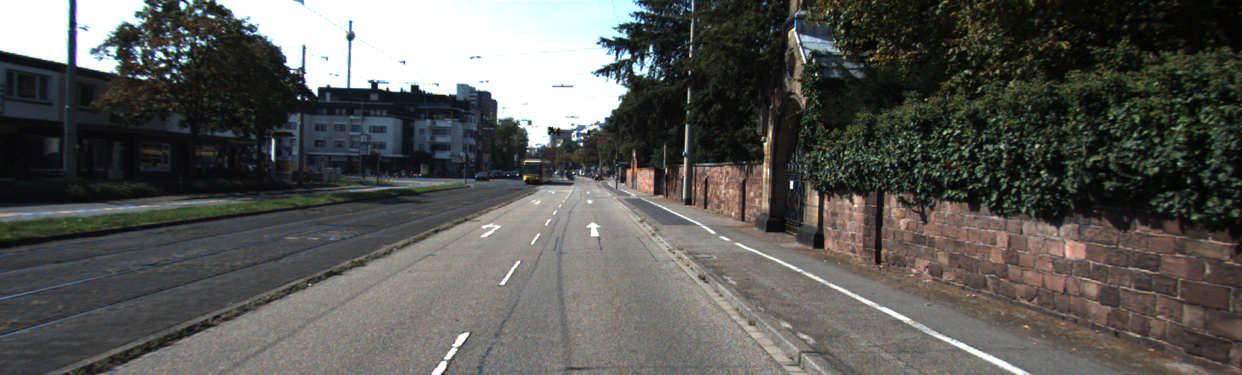
#> input picture test_images/urban_marked/um_000001.png, 1242 x 375 px, found by its file name
$ python lane_detection_image.py
#> lines starting #> are read from the running program, lines starting #| are printed output that depends on the picture; after the words box and inside, x2 and y2 are one past the last pixel; in counts of white or black regions, pixels touching at a corner belong together
#> further down, image is the input picture: shape (375, 1242, 3); mean B, G, R 85.4, 89, 89.1
import cv2
import numpy as np
import math


# image pre-processing
def preprocess_and_cannify(image):
    gray = cv2.cvtColor(image, cv2.COLOR_RGB2GRAY)
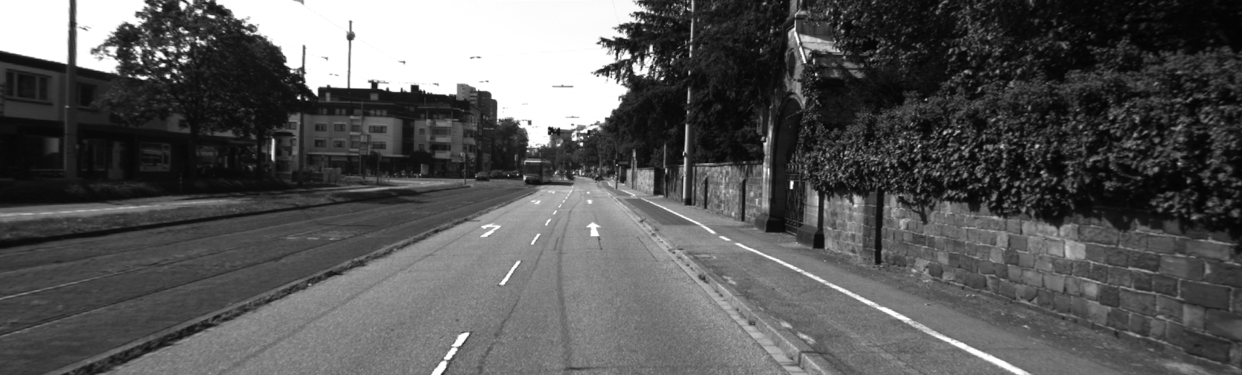
#> gray: shape (375, 1242); min 2, max 255, mean 87.9
    blur = cv2.GaussianBlur(gray, (5, 5), 0)
    edges = cv2.Canny(blur, 50, 150)
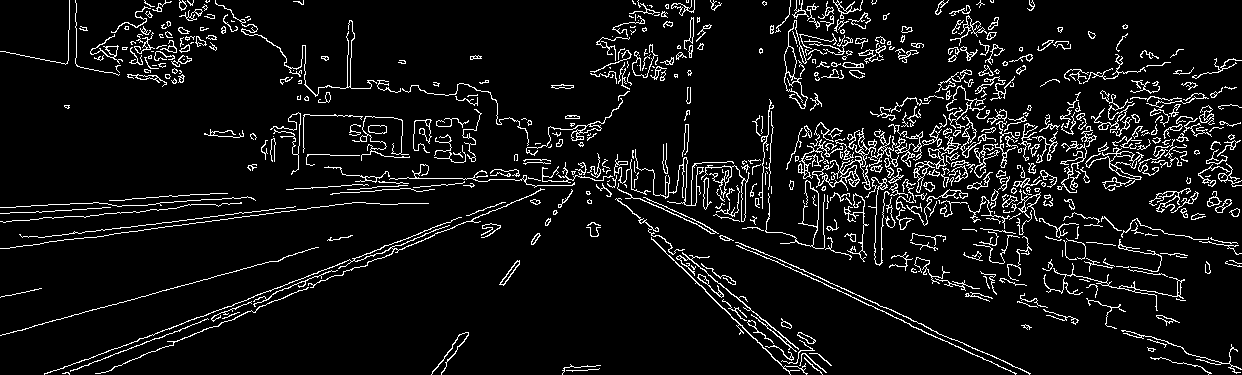
#> edges: shape (375, 1242); 7.4% white in thin lines or dots
    return edges

# helper function to plot the points of the averaged lines
def make_coordinates(image, line_parameters):
    slope, intercept = line_parameters
    y1 = image.shape[0]
    y2 = int(y1 * (3 / 5))
    x1 = int((y1 - intercept) / slope)
    x2 = int((y2 - intercept) / slope)
    return np.array([x1, y1, x2, y2])

# function to find the averaged hough lines for each lane
def average_slope_intercept(image, lines):
    left_lane_line = []
    right_lane_line = []
    for line in lines:
        x1, y1, x2, y2 = line.reshape(4)
        parameter = np.polyfit((x1, x2), (y1, y2), 1)
        slope = parameter[0]
        intercept = parameter[1]
        if math.fabs(slope) < 0.4:
            continue

        if slope < 0:
            left_lane_line.append((slope, intercept))
        else:
            right_lane_line.append((slope, intercept))

    left_fit_average = np.average(left_lane_line, axis=0)
    right_fit_average = np.average(right_lane_line, axis=0)

    left_line = make_coordinates(image, left_fit_average)
    right_line = make_coordinates(image, right_fit_average)

    return np.array([left_line, right_line])

# function to draw hough lines
def display_lines(image, lines):
    line_image = np.zeros_like(image)
    if lines is not None:
        for line in lines:
            x1, y1, x2, y2 = line.reshape(4)
            cv2.line(line_image, (x1, y1), (x2, y2), (0, 0, 255), 3)
    return line_image

# function to mask the image to draw/show hough lines only on required areas
def region_of_interest(image):
    height = image.shape[0]
#> height = 375
    polygon = np.array(
        [[
                (150, height),
                (550, int(height / 2)),
                (620, int(height / 2)),
                (850, height),
        ]]
    )
    mask = np.zeros_like(image)
    cv2.fillPoly(mask, polygon, 255)
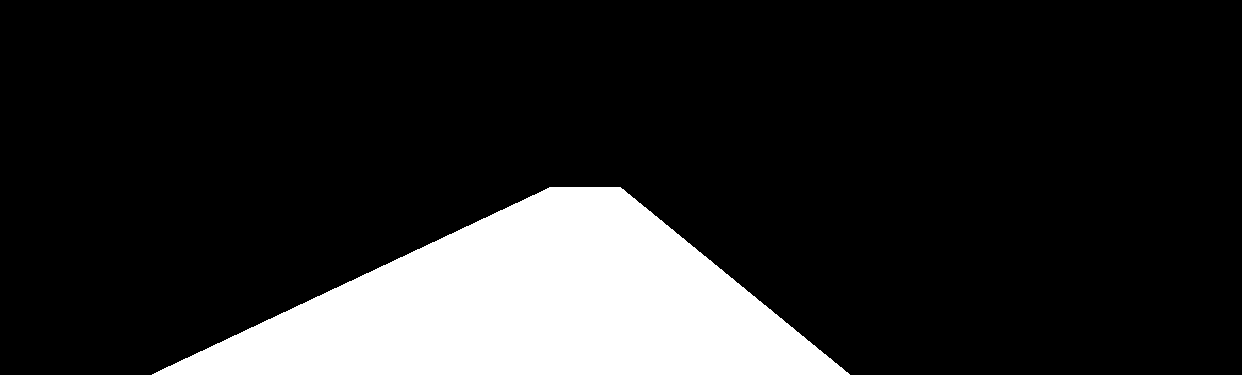
#> mask: shape (375, 1242); 15.5% white; 1 white region, box (x1, y1, x2, y2) and area: (152, 187, 850, 375) 72412
    masked_image = cv2.bitwise_and(image, mask)
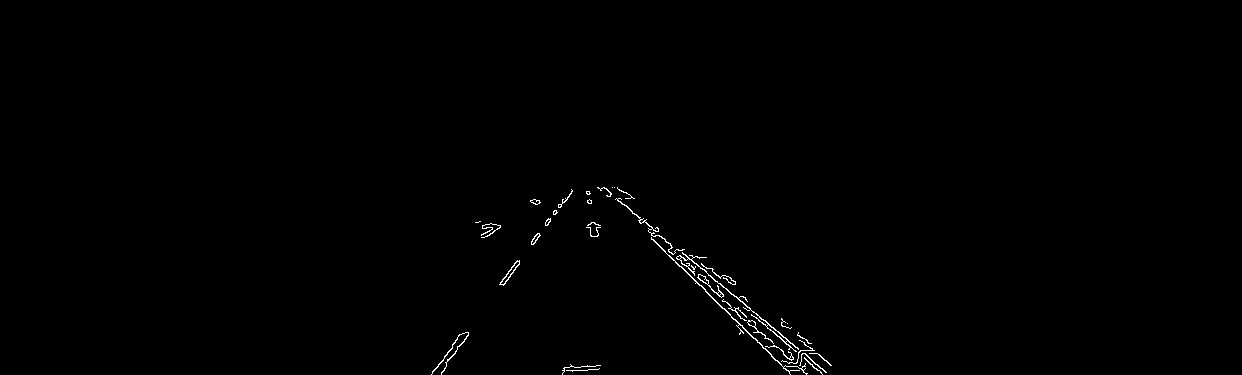
#> masked_image: shape (375, 1242); 0.47% white in thin lines or dots, all inside (x1, y1, x2, y2) = (431, 187, 832, 375)
    return masked_image


image = cv2.imread("/home/arko/Mini_Project/test_images/urban_marked/um_000001.png")

canny_image = preprocess_and_cannify(image)

cropped_image = region_of_interest(canny_image)

lines = cv2.HoughLinesP(cropped_image, 2, np.pi/180, 80, np.array([]), minLineLength=10, maxLineGap=5)
#> lines = 27 rows, first 6: [678, 249, 825, 372], [668, 249, 736, 311], [651, 238, 789, 371], [626, 205, 643, 221], [748, 321, 766, 338], [446, 364, 468, 334]
# print(lines)
averaged_lines = average_slope_intercept(image, lines)
#> the loop in average_slope_intercept, `for line in lines:` made 27 passes
#> (x1, y1, x2, y2, slope, intercept) on passes 1 to 12: (678, 249, 825, 372, 0.837, -318.3), (668, 249, 736, 311, 0.912, -360.1), (651, 238, 789, 371, 0.964, -389.4), (626, 205, 643, 221, 0.941, -384.2), (748, 321, 766, 338, 0.944, -385.4), (446, 364, 468, 334, -1.36, 972.2), (751, 315, 812, 364, 0.803, -288.3), (783, 354, 799, 370, 1, -429), (791, 359, 806, 373, 0.933, -379.3), (737, 308, 755, 325, 0.944, -388.1), (671, 248, 708, 282, 0.919, -368.6), (643, 218, 671, 245, 0.964, -402)
#> after the loop in average_slope_intercept, `for line in lines:`: left_lane_line = [(-1.36, 972.2), (-1.29, 929.1), (-1.44, 1008.1), (-1.3, 932.5), (-1.32, 944)]; right_lane_line = 22 items, first 6: (0.837, -318.3), (0.912, -360.1), (0.964, -389.4), (0.941, -384.2), (0.944, -385.4), (0.803, -288.3)
#> in average_slope_intercept, `left_fit_average = np.average(left_lane_line, axis=0)`: left_fit_average = [-1.34, 957.2]
#> in average_slope_intercept, `right_fit_average = np.average(right_lane_line, axis=0)`: right_fit_average = [0.89, -349.4]
#> in make_coordinates, `slope, intercept = line_parameters`: slope = -1.34; intercept = 957.2
#> in make_coordinates, `x1 = int((y1 - intercept) / slope)`: x1 = 433
#> in make_coordinates, `x2 = int((y2 - intercept) / slope)`: x2 = 544
#> in average_slope_intercept, `left_line = make_coordinates(image, left_fit_average)`: left_line = [433, 375, 544, 225]
#> in average_slope_intercept, `right_line = make_coordinates(image, right_fit_average)`: right_line = [813, 375, 645, 225]
#> averaged_lines = [[433, 375, 544, 225], [813, 375, 645, 225]]
# print(averaged_lines)
line_image = display_lines(image, averaged_lines)
#> the loop in display_lines, `for line in lines:` made 2 passes
# line_image = display_lines(image, lines)
combo_image = cv2.addWeighted(image, 0.9, line_image, 1, 1)
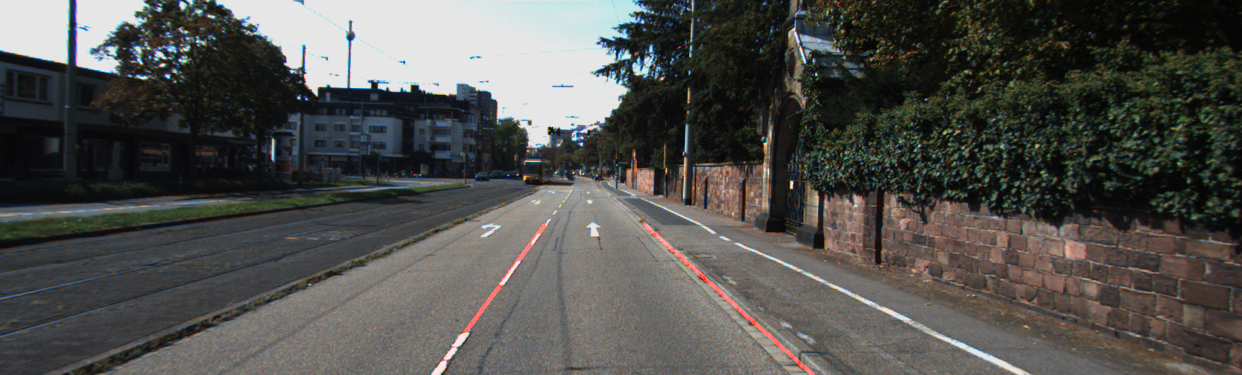
#> combo_image: shape (375, 1242, 3); mean B, G, R 77.8, 81.1, 81.5

cv2.imshow("result", combo_image)
if cv2.waitKey(0):
#> (key Esc is pressed here)
    cv2.destroyAllWindows()

$ run again, with test_images/urban_marked/um_000000.png copied over test_images/urban_marked/um_000001.png
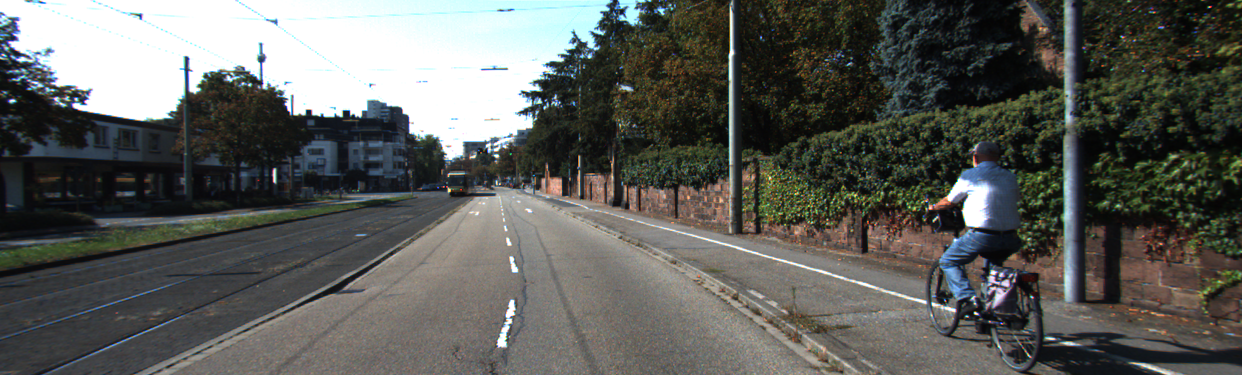
#> input picture test_images/urban_marked/um_000000.png, 1242 x 375 px, found by its file name
#> image is the input picture: shape (375, 1242, 3); mean B, G, R 89.7, 93.9, 92.4
#> in preprocess_and_cannify, `edges = cv2.Canny(blur, 50, 150)`:
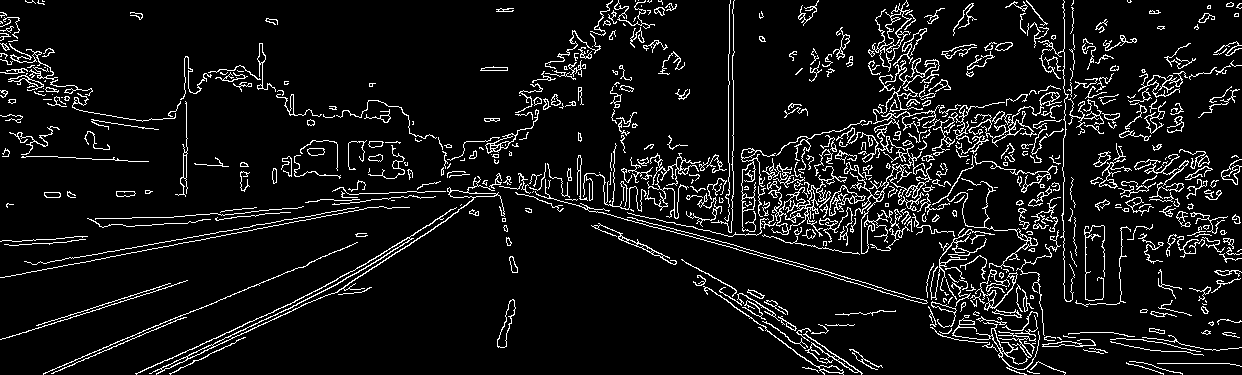
#> edges: shape (375, 1242); 8% white in thin lines or dots
#> mask: shape (375, 1242); 15.5% white; 1 white region, box (x1, y1, x2, y2) and area: (152, 187, 850, 375) 72412
#> masked_image: shape (375, 1242); 0.51% white in thin lines or dots, all inside (x1, y1, x2, y2) = (156, 187, 844, 375)
#> lines = 39 rows, first 6: [156, 374, 325, 295], [727, 295, 756, 315], [577, 188, 592, 199], [720, 295, 769, 331], [592, 226, 631, 244], [637, 244, 673, 264]
#> the loop in average_slope_intercept, `for line in lines:` made 39 passes
#> (x1, y1, x2, y2, slope, intercept) on passes 1 to 8: (156, 374, 325, 295, -0.467, 446.9), (727, 295, 756, 315, 0.69, -206.4), (577, 188, 592, 199, 0.733, -235.1), (720, 295, 769, 331, 0.735, -234), (592, 226, 631, 244, 0.462, -47.23), (637, 244, 673, 264, 0.556, -109.9), (621, 207, 643, 224, 0.773, -272.9), (657, 255, 674, 264, 0.529, -92.82)
#> after the loop in average_slope_intercept, `for line in lines:`: left_lane_line = [(-0.467, 446.9), (-0.48, 454.6)]; right_lane_line = 33 pairs, first value 0.462 to 0.773, second value -272.9 to -47.23
#> left_fit_average = [-0.474, 450.8]
#> right_fit_average = [0.646, -176.8]
#> in make_coordinates, `slope, intercept = line_parameters`: slope = -0.474; intercept = 450.8
#> in make_coordinates, `x1 = int((y1 - intercept) / slope)`: x1 = 159
#> in make_coordinates, `x2 = int((y2 - intercept) / slope)`: x2 = 476
#> left_line = [159, 375, 476, 225]
#> right_line = [854, 375, 622, 225]
#> averaged_lines = [[159, 375, 476, 225], [854, 375, 622, 225]]
#> the loop in display_lines, `for line in lines:` made 2 passes
#> `combo_image = cv2.addWeighted(image, 0.9, line_image, 1, 1)`:
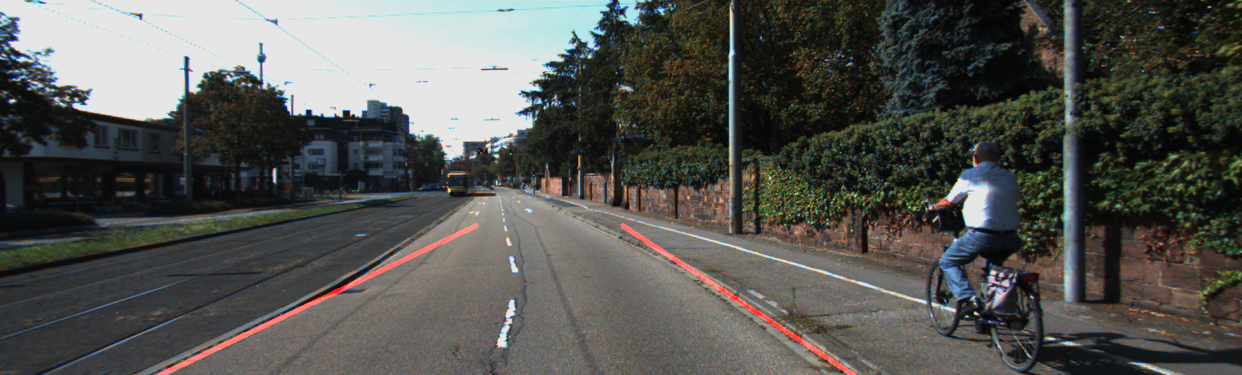
#> combo_image: shape (375, 1242, 3); mean B, G, R 81.6, 85.4, 85

$ run again, with test_images/urban_marked/um_000002.png copied over test_images/urban_marked/um_000001.png
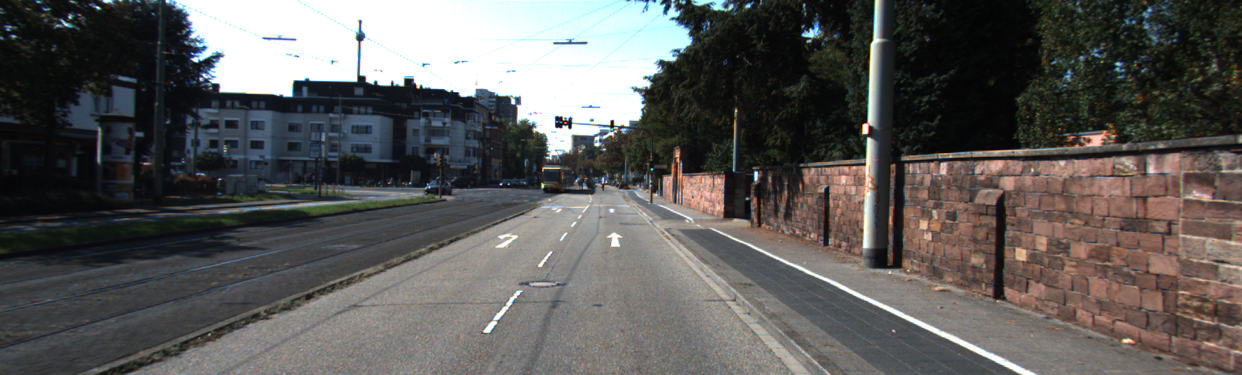
#> input picture test_images/urban_marked/um_000002.png, 1242 x 375 px, found by its file name
#> image is the input picture: shape (375, 1242, 3); mean B, G, R 88.8, 90.6, 92.1
#> in preprocess_and_cannify, `edges = cv2.Canny(blur, 50, 150)`:
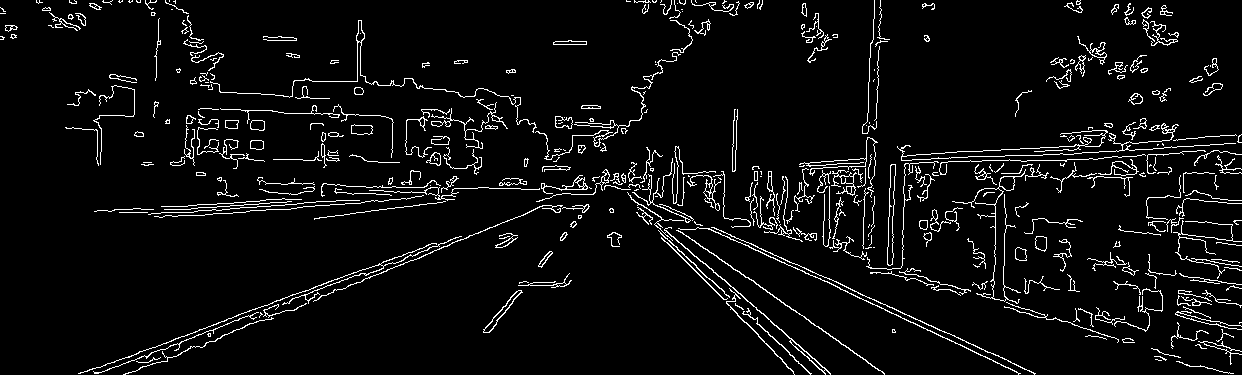
#> edges: shape (375, 1242); 5.3% white in thin lines or dots
#> mask: shape (375, 1242); 15.5% white; 1 white region, box (x1, y1, x2, y2) and area: (152, 187, 850, 375) 72412
#> masked_image: shape (375, 1242); 0.52% white in thin lines or dots, all inside (x1, y1, x2, y2) = (268, 187, 831, 375)
#> lines = 16 rows, first 6: [667, 242, 714, 290], [637, 205, 830, 373], [660, 233, 811, 373], [397, 266, 510, 219], [643, 211, 665, 234], [435, 246, 459, 236]
#> the loop in average_slope_intercept, `for line in lines:` made 16 passes
#> (x1, y1, x2, y2, slope, intercept) on passes 1 to 8: (667, 242, 714, 290, 1.02, -439.2), (637, 205, 830, 373, 0.87, -349.5), (660, 233, 811, 373, 0.927, -378.9), (397, 266, 510, 219, -0.416, 431.1), (643, 211, 665, 234, 1.05, -461.2), (435, 246, 459, 236, -0.417, 427.3), (715, 291, 793, 372, 1.04, -451.5), (539, 263, 549, 251, -1.2, 909.8)
#> after the loop in average_slope_intercept, `for line in lines:`: left_lane_line = [(-0.416, 431.1), (-0.417, 427.3), (-1.2, 909.8), (-1.17, 896), (-0.429, 434.7), (-1.2, 909.8), (-1.33, 985.3), (-0.417, 426.8), (-1.28, 957.6), (-0.404, 425.3)]; right_lane_line = [(1.02, -439.2), (0.87, -349.5), (0.927, -378.9), (1.05, -461.2), (1.04, -451.5), (0.875, -348.9)]
#> left_fit_average = [-0.826, 680.4]
#> right_fit_average = [0.963, -404.9]
#> in make_coordinates, `slope, intercept = line_parameters`: slope = -0.826; intercept = 680.4
#> in make_coordinates, `x1 = int((y1 - intercept) / slope)`: x1 = 369
#> in make_coordinates, `x2 = int((y2 - intercept) / slope)`: x2 = 551
#> left_line = [369, 375, 551, 225]
#> right_line = [809, 375, 654, 225]
#> averaged_lines = [[369, 375, 551, 225], [809, 375, 654, 225]]
#> the loop in display_lines, `for line in lines:` made 2 passes
#> `combo_image = cv2.addWeighted(image, 0.9, line_image, 1, 1)`:
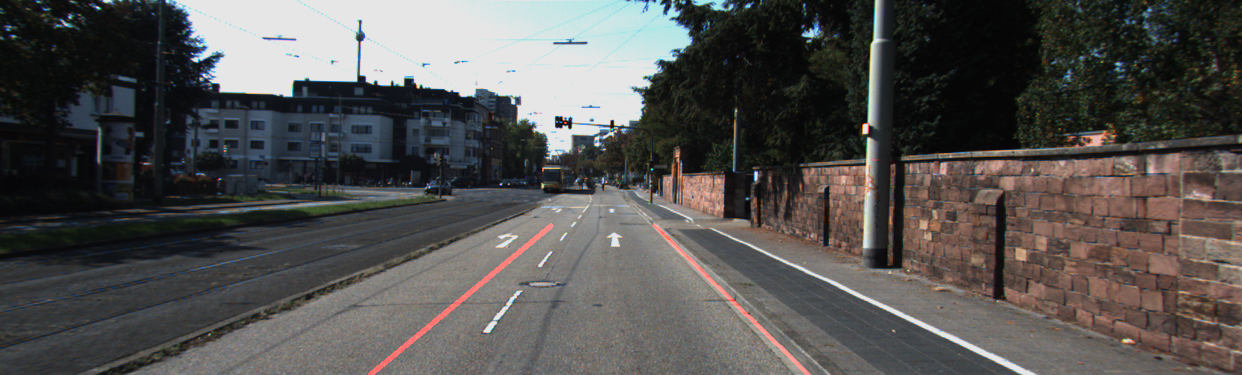
#> combo_image: shape (375, 1242, 3); mean B, G, R 80.9, 82.5, 84.4
